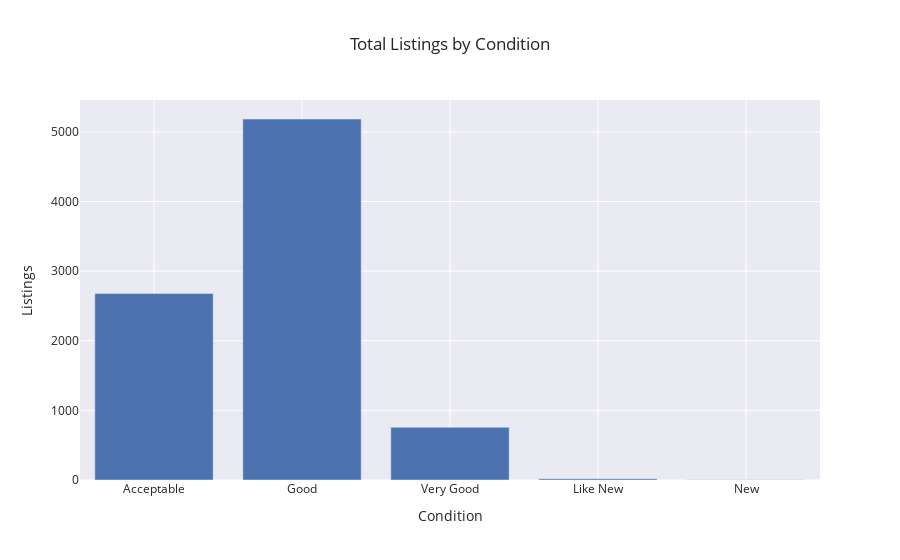

The notebook cell this image was saved under:
### Markdown cell above
So there's some issues with the conditions having repeated values. To solve this, I'm going to remove the 'Used' and provide proper spacing for 'Like New' and 'Very Good'.

### Code cell
lists['Condition'] = lists['Condition'].str.replace('Used ', '')
lists['Condition'] = lists['Condition'].str.replace('Used', '')
lists['Condition'] = lists['Condition'].str.replace('LikeNew', 'Like New')
lists['Condition'] = lists['Condition'].str.replace('VeryGood', 'Very Good')
print(lists['Condition'].unique())

salescondition = lists.groupby('Condition').count().reset_index()
salesconditionfig = px.bar(salescondition,x='Condition',y='SKU',title='Total Listings by Condition',template='seaborn',labels={"SKU":"Listings"})
salesconditionfig.update_xaxes(categoryorder = 'array',categoryarray=['Acceptable','Good','Very Good','Like New','New'])
salesconditionfig.show()
print('Total Listings in "Good" Condition:')
print(lists['Condition'][lists['Condition'] == 'Good'].count())
print('or')
print(((lists['Condition'][lists['Condition'] == 'Good'].count())/lists['SKU'].count()*100),'%')

### Figure 1 — Plotly figure (JSON) as saved in the notebook; plotly's stock layout.template omitted (floating-point values rounded to 4 significant figures)
{"data": [{"alignmentgroup": "True", "hovertemplate": "Condition=%{x}<br>Listings=%{y}<extra></extra>", "legendgroup": "", "marker": {"color": "rgb(76,114,176)", "pattern": {"shape": ""}}, "name": "", "offsetgroup": "", "orientation": "v", "showlegend": false, "textposition": "auto", "type": "bar", "x": ["Acceptable", "Good", "Like New", "New", "Very Good"], "xaxis": "x", "y": [2680, 5185, 19, 5, 757], "yaxis": "y"}], "layout": {"barmode": "relative", "legend": {"tracegroupgap": 0}, "title": {"text": "Total Listings by Condition"}, "xaxis": {"anchor": "y", "categoryarray": ["Acceptable", "Good", "Very Good", "Like New", "New"], "categoryorder": "array", "domain": [0, 1], "title": {"text": "Condition"}}, "yaxis": {"anchor": "x", "domain": [0, 1], "title": {"text": "Listings"}}}}
